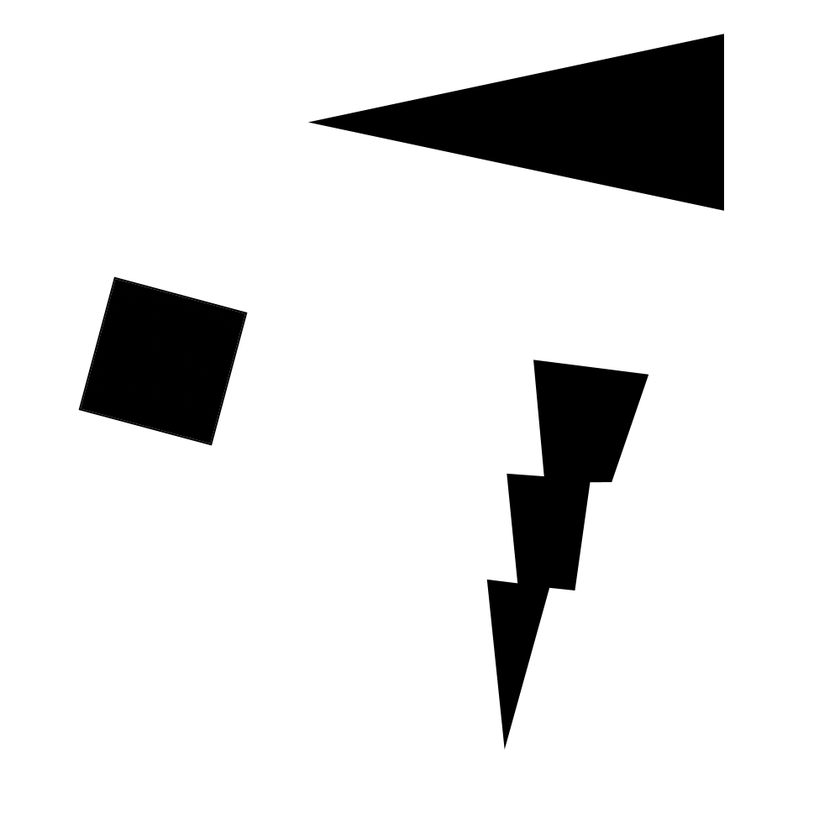
#> input picture images/line_test5.png, 840 x 840 px, shrunk from 1000 x 1000 before the run; its folder holds only this picture in this run
$ python -i shcherbak_hw2_GHT.py   (imports and definitions only)
#> lines starting #> are read from the running program, lines starting #| are printed output that depends on the picture; after the words box and inside, x2 and y2 are one past the last pixel; in counts of white or black regions, pixels touching at a corner belong together
#> further down, picture is the input picture: shape (840, 840); min 0, max 255, mean 226.4
"""General Hough Transform."""

from collections import defaultdict
import os

import click
import matplotlib.pyplot as plt
import numpy as np
from skimage.feature import canny
from skimage.filters import sobel
from skimage.io import imread


from . import __version__

THETA_NUMBERS = None


def edges_gradient(image: np.ndarray) -> tuple:
    """Calculates edges and gradient orientations for the image.

    Args:
        image: Image, represented by 2D array

    Returns:
        Edges and gradient of the image, in a tuple.
    """
    edges = canny(image, mode="nearest", sigma=1)
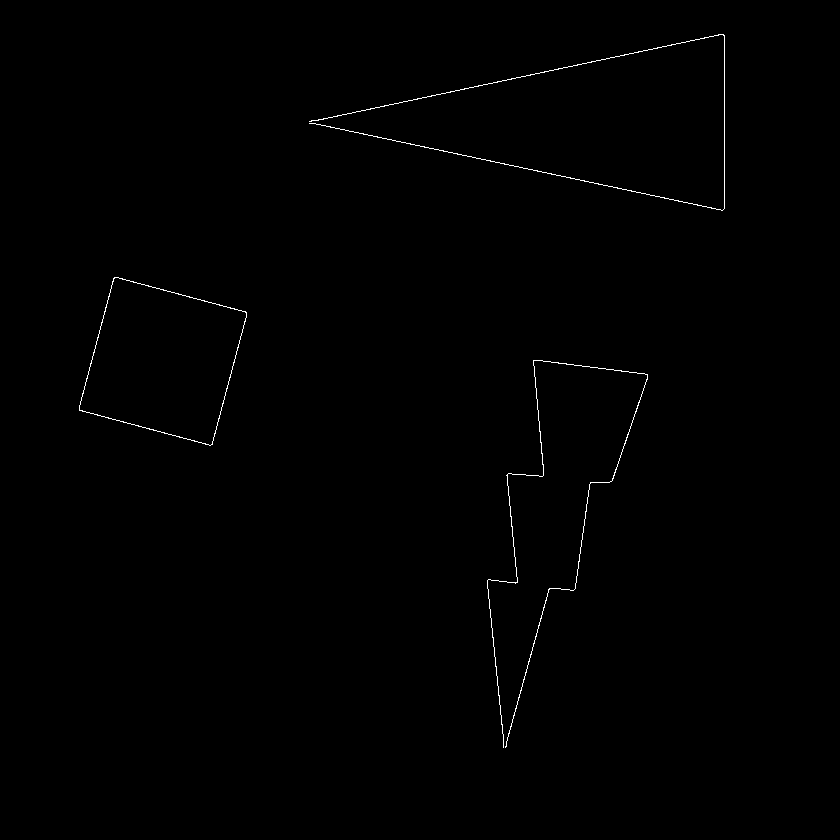
#> edges: shape (840, 840) bool; 0.38% white in thin lines or dots, all inside (x1, y1, x2, y2) = (79, 34, 725, 748)
    dx = sobel(image, axis=0, mode="constant")
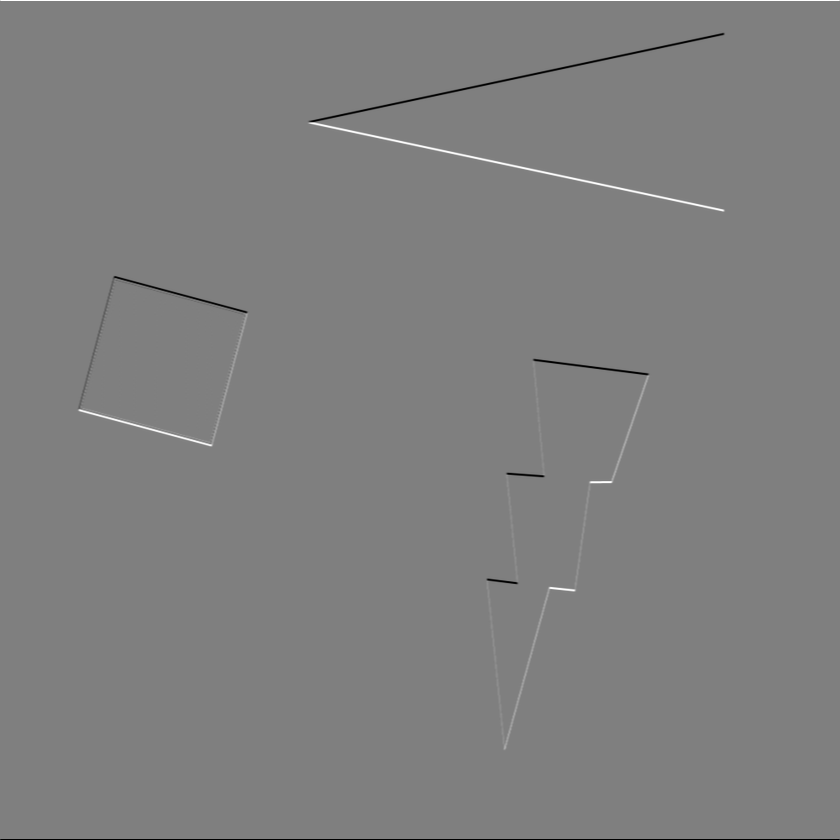
#> dx: shape (840, 840) float64; min -1, max 1, mean -6.44e-19; drawn with min black and max white
    dy = sobel(image, axis=1, mode="constant")
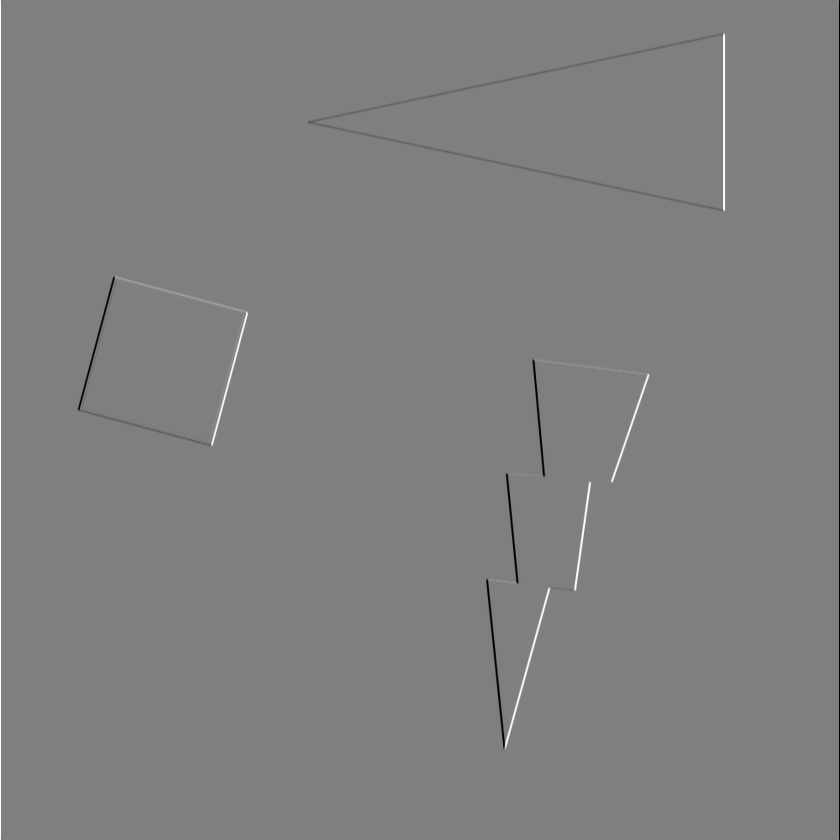
#> dy: shape (840, 840) float64; min -1, max 1, mean -7.87e-22; drawn with min black and max white
    gradient = np.mod(
#> (the run stopped early here; a loop or call above may not have finished)
